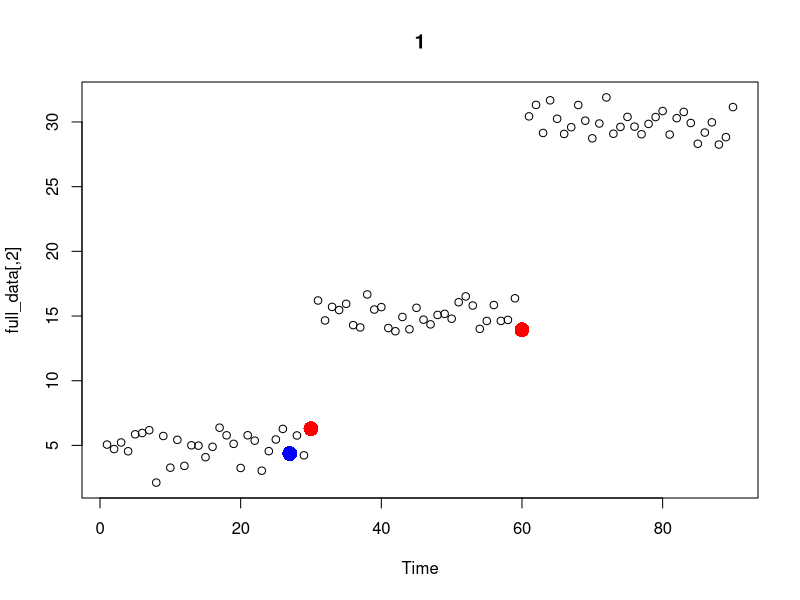

The R source for this figure: (Note: this script raises an error after producing the figure.)
#creating our data 
first = rnorm(30, mean = 5, sd = 1) #30 random data points from a normal distribution with mean of 5
second = rnorm(30, mean = 15, sd = 1) #30 random data points from a normal distribution with mean of 15
third = rnorm(30, mean = 30, sd = 1) #30 random data points from a normal distribution with mean of 30

dif_means_0 = c(first) #setting up null set
dif_means_1 = c(first, second) #adding two sets of data points together 
dif_means_2 = c(first, second, third) #adding three sets of data points together

time_0 = 1:30
time_1 = 1:60
time_2 = 1:90

test_data_0 = data.frame(time_0, dif_means_0) #our data with x = time and y = data from 1 set
test_data_1 = data.frame(time_1, dif_means_1) #our data with x = time and y = data from 2 sets
test_data_2 = data.frame(time_2, dif_means_2) #our data with x = time and y = data from 3 sets

#downloading the strucchange package
#install.packages("strucchange")
library("strucchange")

#Bai-Perron Method
bkpts_0 = breakpoints(test_data_0$dif_means_0 ~ test_data_0$time_0, breaks = 5, h = 0.1) #no break points 
bkpts_0$breakpoints #list of x-values (time) for breakpoints

bkpts_1 = breakpoints(test_data_1$dif_means_1 ~ test_data_1$time_1, breaks = 5, h = 0.1) #no break points 
bkpts_1$breakpoints #list of x-values (time) for breakpoints

bkpts_2 = breakpoints(test_data_2$dif_means_2 ~ test_data_2$time_2, breaks = 5, h = 0.1) #no break points 
bkpts_2$breakpoints #list of x-values (time) for breakpoints

#-----------------------------------------------------------------

#complete BAR - Variation 0 (Random/Random/Random)


#-------Key:
# k           = breakpoint's x-axis values 
# time        = integer x-values of the entire data set 
# interations = number of runs through Metropolis hastings 
# make        = the proportion (decimal) of the make step to occuring
# murder      = the proportion (decimal) of the murder step to occuring
  #note: the make and murder need to add to less then one 
#graph        = yes or no to graphing the function 
bar0 = function(k, time, data, iterations, make, murder, graph){

  library(MASS)

  prob_mmm = c(make, murder) #combining the two probabilties of make and murder that the user specifies 

  full_data = cbind(as.numeric(time), as.numeric(data)) #combing the time and data inputs from user

  n = max(full_data[,1]) #finding max value

  k_ends = c(min(full_data[,1]), k, max(full_data[,1])) #adding in end points to k values 

  fitMetrics<-function(k_ends, test_data){

	#create sum objects
	sum_loglik = 0

	#get and sum log likelihood for regressions of all intervals
	if(length(k_ends) < 3 ){
		model = lm(test_data[,2]~test_data[,1])
		sum_loglik = logLik(model)[1]
	}else{
		for(i in 1:length(k_ends)) {
  			if(k_ends[i] != 1){
			min = k_ends[i-1]
			x_values = test_data[c(min:k_ends[i]),1] #getting the x values in the interval
			y_values = test_data[c(min:k_ends[i]),2] #getting the y values in the interval
			data = data.frame(x_values, y_values) #re-making this into a dataframe 
			model = lm(y_values~x_values)
			sum_loglik = sum_loglik + logLik(model)[1]
			}
		}
	}
	return(sum_loglik)

  }

  
  #random make function, this makes a random point 
  count = 0 
  barMake0<-function(k_ends){
    
    count = count + 1 #this check to make sure we do not get stuck in an infinite loop 
    if(count < 10 ) {
      rand_spot = sample(k_ends[1]:k_ends[length(k_ends)], 1) #selects a random spot
      k_ends_final = sort(c(k_ends, rand_spot)) #adds the random spot and sorts it 
      d = diff(k_ends_final) #finds the difference between all the spots 
      if(min(d) < 3) { #this make sure an additional point is not to close to a point already in existance 
        barMake0(k_ends)
      } else {
        return(k_ends_final) #the old breakpoints + the new breakpoints 
      }
    }else {
      return(k_ends)
    }
    
  }
  
  
  #this function kills one breakpoint randomly 
  barMurder0<-function(k_ends){

	  k = k_ends[c(-1,-length(k_ends))]
	  random_num = sample(1:length(k), 1)
	  k_ends_final = k_ends[-(random_num+1)]
	  return(k_ends_final)

  }

  #kills a point randomly and then adds a point randomly 
  barMove0<-function(k_ends){

	  k_ends_less = barMurder0(k_ends)
	  k_ends_final = barMake0(k_ends_less)
	  return(k_ends_final)

  }

  #initializing matrixes 
  ratio_data = matrix(NA, nrow=1, ncol=4)
  all_k_new = matrix(NA, nrow=1, ncol=(n/3))
  all_k_best = matrix(NA, nrow=1, ncol=(n/3))

  #Metroplis Hastings 
  for(i in 1:iterations){

    old_loglik = fitMetrics(k_ends, full_data)

    u_step = runif(1) #random number from 0 to 1 taken from a uniform distribution for selecting step

    if(length(k_ends) < 3 | u_step < prob_mmm[1]){
      c_step = "make"
    } else if(u_step > prob_mmm[1] & u_step < sum(prob_mmm)){
      c_step = "murder"
    } else{
      c_step = "move"
    }

    if(c_step == "make"){
      k_ends_new = barMake0(k_ends)
    } else if (c_step == "murder"){
      k_ends_new = barMurder0(k_ends)
    } else{
      k_ends_new = barMove0(k_ends)
    }

    new_loglik = fitMetrics(k_ends_new, full_data)

    ratio = new_loglik - old_loglik
    u_ratio = runif(1) #random number from 0 to 1 taken from a uniform distribution 

    if(ratio > u_ratio) {
      choice = "new"
    } else {
      choice = "old"
    }

    if(choice == "new"){
      k_ends = k_ends_new
    }else{
      k_ends = k_ends
    }

    ratio_data_print = c(ratio, u_ratio, old_loglik, new_loglik)
    k_ends_new_print = c(k_ends_new, rep(NA, (n/3)-length(k_ends_new)))
    k_ends_best_print = c(k_ends, rep(NA, (n/3)-length(k_ends)))

    ratio_data = rbind(ratio_data, ratio_data_print)
    all_k_new = rbind(all_k_new, k_ends_new_print)
    all_k_best = rbind(all_k_best, k_ends_best_print)

  }
  
  #cleaning up the matrixs 
  ratio_data = ratio_data[-1,]
  all_k_new = all_k_new[,-1]
  all_k_best = all_k_best[,-1]
  all_k_new = all_k_new[-1,colSums(is.na(all_k_new))<nrow(all_k_new)]
  all_k_best = all_k_best[-1,colSums(is.na(all_k_best))<nrow(all_k_best)]
  clean_max = max(all_k_new[1,], na.rm=TRUE)
  all_k_new = ifelse(all_k_new == clean_max,NA,all_k_new)
  all_k_best = ifelse(all_k_best == clean_max,NA,all_k_best)
  
  if(graph == "yes") {
    #plotting 
    plot(full_data, main = 1, xlab = "Time")
    points(all_k_new[1,],full_data[all_k_new[1,],2], col="blue", pch= 16, cex = 2)
    points(all_k_best[1,],full_data[all_k_best[1,],2], col="red", pch= 16, cex=2)
    
    num = iterations / 5
    for(i in 1:n) {
      n = i 
      if(is.na(all_k_new[n,]) ) {
        plot(full_data, main = n, xlab = "Time")
        points(all_k_best[n,],full_data[all_k_best[n,],2], col="red", pch= 16, cex = 2)
      } else {
        plot(full_data, main = n, xlab = "Time")
        points(all_k_new[n,],full_data[all_k_new[n,],2], col="blue", pch= 16, cex = 2)
        points(all_k_best[n,],full_data[all_k_best[n,],2], col="red", pch= 16, cex = 2)
      }
    }
  }
  
  #prints the results
  return(list(ratio_data, all_k_new, all_k_best))
  
}

#calling the function
bar_result = bar0(bkpts_2$breakpoints, test_data_2[,1], test_data_2[,2], 20, 0.4, 0.4, "no")

bar0(bkpts_2$breakpoints, test_data_2[,1], test_data_2[,2], 10, 0.4, 0.4, "yes")
